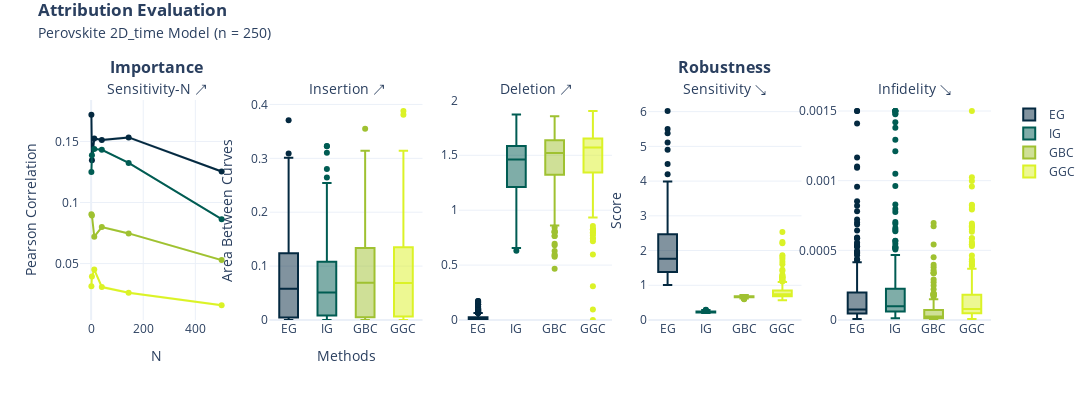

The notebook cell this image was saved under:
### Code cell
## Plot ##
import plotly.graph_objects as go
from plotly.subplots import make_subplots


def format_title(title, subtitle=None, subtitle_font_size=14):
    title = f"<b>{title}</b>"
    if not subtitle:
        return title
    subtitle = f'<span style="font-size: {subtitle_font_size}px;">{subtitle}</span>'
    return f"{title}<br>{subtitle}"


fig = make_subplots(
    rows=1,
    cols=5,
    subplot_titles=(
        format_title("Importance", "Sensitivity-N " + "\u2197",),
        format_title("", "Insertion " + "\u2197",),
        format_title("", "Deletion " + "\u2197",),
        format_title("Robustness", "Sensitivity " + "\u2198",),
        format_title("", "Infidelity " + "\u2198",),
    ),
)


fig.add_trace(
    go.Scatter(
        y=sensN[0].mean(0),
        x=n_list,
        name="EG",
        marker_color="#042940",
        showlegend=False,
        mode="lines+markers",
    ),
    row=1,
    col=1,
)

fig.add_traces(
    [
        go.Scatter(
            x=n_list,
            y=sensN[0].mean(0)
            + 1.960 * (np.std(sensN[0], axis=0) / sensN[0].shape[0]),
            mode="lines",
            line_color="rgba(0,0,0,0)",
            showlegend=False,
        ),
        go.Scatter(
            x=n_list,
            y=sensN[0].mean(0)
            - 1.960 * (np.std(sensN[0], axis=0) / sensN[0].shape[0]),
            mode="lines",
            line_color="rgba(0,0,0,0)",
            name="95% confidence interval",
            showlegend=False,
            fill="tonexty",
            fillcolor="rgba(4,41,64,0.2)",
        ),
    ]
)

fig.add_trace(
    go.Scatter(
        y=sensN[1].mean(0),
        x=n_list,
        name="IG",
        marker_color="#005C53",
        showlegend=False,
        mode="lines+markers",
    ),
    row=1,
    col=1,
)

fig.add_traces(
    [
        go.Scatter(
            x=n_list,
            y=sensN[1].mean(0)
            + 1.960 * (np.std(sensN[1], axis=0) / sensN[1].shape[0]),
            mode="lines",
            line_color="rgba(0,0,0,0)",
            showlegend=False,
        ),
        go.Scatter(
            x=n_list,
            y=sensN[1].mean(0)
            - 1.960 * (np.std(sensN[1], axis=0) / sensN[1].shape[0]),
            mode="lines",
            line_color="rgba(0,0,0,0)",
            name="95% confidence interval",
            showlegend=False,
            fill="tonexty",
            fillcolor="rgba(0,92,83,0.2)",
        ),
    ]
)

fig.add_trace(
    go.Scatter(
        y=sensN[2].mean(0),
        x=n_list,
        name="GBC",
        marker_color="#9FC131",
        showlegend=False,
        mode="lines+markers",
    ),
    row=1,
    col=1,
)

fig.add_traces(
    [
        go.Scatter(
            x=n_list,
            y=sensN[2].mean(0)
            + 1.960 * (np.std(sensN[2], axis=0) / sensN[2].shape[0]),
            mode="lines",
            line_color="rgba(0,0,0,0)",
            showlegend=False,
        ),
        go.Scatter(
            x=n_list,
            y=sensN[2].mean(0)
            - 1.960 * (np.std(sensN[2], axis=0) / sensN[2].shape[0]),
            mode="lines",
            line_color="rgba(0,0,0,0)",
            name="95% confidence interval",
            showlegend=False,
            fill="tonexty",
            fillcolor="rgba(159,193,49,0.2)",
        ),
    ]
)

fig.add_trace(
    go.Scatter(
        y=sensN[3].mean(0),
        x=n_list,
        name="GGC",
        marker_color="#DBF227",
        showlegend=False,
        mode="lines+markers",
    ),
    row=1,
    col=1,
)

fig.add_traces(
    [
        go.Scatter(
            x=n_list,
            y=sensN[3].mean(0)
            + 1.960 * (np.std(sensN[3], axis=0) / sensN[3].shape[0]),
            mode="lines",
            line_color="rgba(0,0,0,0)",
            showlegend=False,
        ),
        go.Scatter(
            x=n_list,
            y=sensN[3].mean(0)
            - 1.960 * (np.std(sensN[3], axis=0) / sensN[3].shape[0]),
            mode="lines",
            line_color="rgba(0,0,0,0)",
            name="95% confidence interval",
            showlegend=False,
            fill="tonexty",
            fillcolor="rgba(219,242,39,0.2)",
        ),
    ]
)

fig.add_trace(
    go.Box(y=ins_abc[0], name="EG", marker_color="#042940", showlegend=False),
    row=1,
    col=2,
)
fig.add_trace(
    go.Box(y=ins_abc[1], name="IG", marker_color="#005C53", showlegend=False),
    row=1,
    col=2,
)
fig.add_trace(
    go.Box(y=ins_abc[2], name="GBC", marker_color="#9FC131", showlegend=False),
    row=1,
    col=2,
)
fig.add_trace(
    go.Box(y=ins_abc[3], name="GGC", marker_color="#DBF227", showlegend=False),
    row=1,
    col=2,
)

fig.add_trace(
    go.Box(y=del_abc[0], name="EG", marker_color="#042940", showlegend=False),
    row=1,
    col=3,
)
fig.add_trace(
    go.Box(y=del_abc[1], name="IG", marker_color="#005C53", showlegend=False),
    row=1,
    col=3,
)
fig.add_trace(
    go.Box(y=del_abc[2], name="GBC", marker_color="#9FC131", showlegend=False),
    row=1,
    col=3,
)
fig.add_trace(
    go.Box(y=del_abc[3], name="GGC", marker_color="#DBF227", showlegend=False),
    row=1,
    col=3,
)

fig.add_trace(
    go.Box(y=sens[0].squeeze(), name="EG", marker_color="#042940"), row=1, col=4,
)
fig.add_trace(
    go.Box(y=sens[1].squeeze(), name="IG", marker_color="#005C53"), row=1, col=4,
)
fig.add_trace(
    go.Box(y=sens[2].squeeze(), name="GBC", marker_color="#9FC131"), row=1, col=4,
)
fig.add_trace(
    go.Box(y=sens[3].squeeze(), name="GGC", marker_color="#DBF227"), row=1, col=4,
)


fig.add_trace(
    go.Box(
        y=infid[0].squeeze(), name="EG", marker_color="#042940", showlegend=False
    ),
    row=1,
    col=5,
)
fig.add_trace(
    go.Box(
        y=infid[1].squeeze(), name="IG", marker_color="#005C53", showlegend=False
    ),
    row=1,
    col=5,
)
fig.add_trace(
    go.Box(
        y=infid[2].squeeze(), name="GBC", marker_color="#9FC131", showlegend=False
    ),
    row=1,
    col=5,
)
fig.add_trace(
    go.Box(
        y=infid[3].squeeze(), name="GGC", marker_color="#DBF227", showlegend=False
    ),
    row=1,
    col=5,
)


fig.update_xaxes(title="N", row=1, col=1)
fig.update_xaxes(title="Methods", row=1, col=2)

fig.update_yaxes(title="Pearson Correlation", row=1, col=1)
fig.update_yaxes(title="Area Between Curves", rangemode="tozero", row=1, col=2)
fig.update_yaxes(rangemode="tozero", row=1, col=3)
fig.update_yaxes(title="Score", rangemode="tozero", row=1, col=4)
fig.update_yaxes(rangemode="tozero", row=1, col=5)

fig.update_layout(
    title=format_title(
        "Attribution Evaluation",
        "Perovskite "+ dim +" Model (n = " + str(sensN[3].shape[0]) + ")",
    ),
    legend_title=None,
    legend={"traceorder": "normal"},
    title_y=0.96,
    title_x=0.035,
    template="plotly_white",
    height=400,
    width=1600,
)

fig.write_image("xai/images/" + dim + "/" + dim +"_eval.png", scale=2)

fig.show()

### Figure 1 — Plotly figure (JSON) as saved in the notebook; plotly's stock layout.template omitted (floating-point values rounded to 4 significant figures; data arrays with more than 128 entries replaced by an {"elided": "..."} marker saying what was removed)
{"data": [{"marker": {"color": "#042940"}, "mode": "lines+markers", "name": "EG", "showlegend": false, "type": "scatter", "x": [1, 3, 12, 41, 144, 501], "xaxis": "x", "y": [0.1718, 0.1346, 0.1524, 0.1511, 0.1533, 0.1254], "yaxis": "y"}, {"line": {"color": "rgba(0,0,0,0)"}, "mode": "lines", "showlegend": false, "type": "scatter", "x": [1, 3, 12, 41, 144, 501], "y": [0.1731, 0.1357, 0.1535, 0.1522, 0.1544, 0.1264]}, {"fill": "tonexty", "fillcolor": "rgba(4,41,64,0.2)", "line": {"color": "rgba(0,0,0,0)"}, "mode": "lines", "name": "95% confidence interval", "showlegend": false, "type": "scatter", "x": [1, 3, 12, 41, 144, 501], "y": [0.1706, 0.1335, 0.1514, 0.1501, 0.1522, 0.1244]}, {"marker": {"color": "#005C53"}, "mode": "lines+markers", "name": "IG", "showlegend": false, "type": "scatter", "x": [1, 3, 12, 41, 144, 501], "xaxis": "x", "y": [0.125, 0.1388, 0.1438, 0.1432, 0.1324, 0.08633], "yaxis": "y"}, {"line": {"color": "rgba(0,0,0,0)"}, "mode": "lines", "showlegend": false, "type": "scatter", "x": [1, 3, 12, 41, 144, 501], "y": [0.1262, 0.1398, 0.1447, 0.144, 0.1333, 0.08721]}, {"fill": "tonexty", "fillcolor": "rgba(0,92,83,0.2)", "line": {"color": "rgba(0,0,0,0)"}, "mode": "lines", "name": "95% confidence interval", "showlegend": false, "type": "scatter", "x": [1, 3, 12, 41, 144, 501], "y": [0.1237, 0.1377, 0.1428, 0.1423, 0.1315, 0.08545]}, {"marker": {"color": "#9FC131"}, "mode": "lines+markers", "name": "GBC", "showlegend": false, "type": "scatter", "x": [1, 3, 12, 41, 144, 501], "xaxis": "x", "y": [0.09038, 0.08942, 0.07199, 0.07989, 0.0747, 0.05286], "yaxis": "y"}, {"line": {"color": "rgba(0,0,0,0)"}, "mode": "lines", "showlegend": false, "type": "scatter", "x": [1, 3, 12, 41, 144, 501], "y": [0.09157, 0.09061, 0.07318, 0.08091, 0.07568, 0.05381]}, {"fill": "tonexty", "fillcolor": "rgba(159,193,49,0.2)", "line": {"color": "rgba(0,0,0,0)"}, "mode": "lines", "name": "95% confidence interval", "showlegend": false, "type": "scatter", "x": [1, 3, 12, 41, 144, 501], "y": [0.0892, 0.08824, 0.07079, 0.07887, 0.07372, 0.05191]}, {"marker": {"color": "#DBF227"}, "mode": "lines+markers", "name": "GGC", "showlegend": false, "type": "scatter", "x": [1, 3, 12, 41, 144, 501], "xaxis": "x", "y": [0.03147, 0.03935, 0.04513, 0.03081, 0.02609, 0.01589], "yaxis": "y"}, {"line": {"color": "rgba(0,0,0,0)"}, "mode": "lines", "showlegend": false, "type": "scatter", "x": [1, 3, 12, 41, 144, 501], "y": [0.03271, 0.04051, 0.0463, 0.03202, 0.0271, 0.01681]}, {"fill": "tonexty", "fillcolor": "rgba(219,242,39,0.2)", "line": {"color": "rgba(0,0,0,0)"}, "mode": "lines", "name": "95% confidence interval", "showlegend": false, "type": "scatter", "x": [1, 3, 12, 41, 144, 501], "y": [0.03023, 0.03818, 0.04397, 0.02961, 0.02507, 0.01497]}, {"marker": {"color": "#042940"}, "name": "EG", "showlegend": false, "type": "box", "xaxis": "x2", "y": {"elided": "250 float values"}, "yaxis": "y2"}, {"marker": {"color": "#005C53"}, "name": "IG", "showlegend": false, "type": "box", "xaxis": "x2", "y": {"elided": "250 float values"}, "yaxis": "y2"}, {"marker": {"color": "#9FC131"}, "name": "GBC", "showlegend": false, "type": "box", "xaxis": "x2", "y": {"elided": "250 float values"}, "yaxis": "y2"}, {"marker": {"color": "#DBF227"}, "name": "GGC", "showlegend": false, "type": "box", "xaxis": "x2", "y": {"elided": "250 float values"}, "yaxis": "y2"}, {"marker": {"color": "#042940"}, "name": "EG", "showlegend": false, "type": "box", "xaxis": "x3", "y": {"elided": "250 float values"}, "yaxis": "y3"}, {"marker": {"color": "#005C53"}, "name": "IG", "showlegend": false, "type": "box", "xaxis": "x3", "y": {"elided": "250 float values"}, "yaxis": "y3"}, {"marker": {"color": "#9FC131"}, "name": "GBC", "showlegend": false, "type": "box", "xaxis": "x3", "y": {"elided": "250 float values"}, "yaxis": "y3"}, {"marker": {"color": "#DBF227"}, "name": "GGC", "showlegend": false, "type": "box", "xaxis": "x3", "y": {"elided": "250 float values"}, "yaxis": "y3"}, {"marker": {"color": "#042940"}, "name": "EG", "type": "box", "xaxis": "x4", "y": {"elided": "250 float values"}, "yaxis": "y4"}, {"marker": {"color": "#005C53"}, "name": "IG", "type": "box", "xaxis": "x4", "y": {"elided": "250 float values"}, "yaxis": "y4"}, {"marker": {"color": "#9FC131"}, "name": "GBC", "type": "box", "xaxis": "x4", "y": {"elided": "250 float values"}, "yaxis": "y4"}, {"marker": {"color": "#DBF227"}, "name": "GGC", "type": "box", "xaxis": "x4", "y": {"elided": "250 float values"}, "yaxis": "y4"}, {"marker": {"color": "#042940"}, "name": "EG", "showlegend": false, "type": "box", "xaxis": "x5", "y": {"elided": "250 float values"}, "yaxis": "y5"}, {"marker": {"color": "#005C53"}, "name": "IG", "showlegend": false, "type": "box", "xaxis": "x5", "y": {"elided": "250 float values"}, "yaxis": "y5"}, {"marker": {"color": "#9FC131"}, "name": "GBC", "showlegend": false, "type": "box", "xaxis": "x5", "y": {"elided": "250 float values"}, "yaxis": "y5"}, {"marker": {"color": "#DBF227"}, "name": "GGC", "showlegend": false, "type": "box", "xaxis": "x5", "y": {"elided": "250 float values"}, "yaxis": "y5"}], "layout": {"annotations": [{"font": {"size": 16}, "showarrow": false, "text": "<b>Importance</b><br><span style=\"font-size: 14px;\">Sensitivity-N ↗</span>", "x": 0.084, "xanchor": "center", "xref": "paper", "y": 1, "yanchor": "bottom", "yref": "paper"}, {"font": {"size": 16}, "showarrow": false, "text": "<b></b><br><span style=\"font-size: 14px;\">Insertion ↗</span>", "x": 0.292, "xanchor": "center", "xref": "paper", "y": 1, "yanchor": "bottom", "yref": "paper"}, {"font": {"size": 16}, "showarrow": false, "text": "<b></b><br><span style=\"font-size: 14px;\">Deletion ↗</span>", "x": 0.5, "xanchor": "center", "xref": "paper", "y": 1, "yanchor": "bottom", "yref": "paper"}, {"font": {"size": 16}, "showarrow": false, "text": "<b>Robustness</b><br><span style=\"font-size: 14px;\">Sensitivity ↘</span>", "x": 0.708, "xanchor": "center", "xref": "paper", "y": 1, "yanchor": "bottom", "yref": "paper"}, {"font": {"size": 16}, "showarrow": false, "text": "<b></b><br><span style=\"font-size: 14px;\">Infidelity ↘</span>", "x": 0.916, "xanchor": "center", "xref": "paper", "y": 1, "yanchor": "bottom", "yref": "paper"}], "height": 400, "legend": {"title": {}, "traceorder": "normal"}, "title": {"text": "<b>Attribution Evaluation</b><br><span style=\"font-size: 14px;\">Perovskite 2D_time Model (n = 250)</span>", "x": 0.035, "y": 0.96}, "width": 1600, "xaxis": {"anchor": "y", "domain": [0, 0.168], "title": {"text": "N"}}, "xaxis2": {"anchor": "y2", "domain": [0.208, 0.376], "title": {"text": "Methods"}}, "xaxis3": {"anchor": "y3", "domain": [0.416, 0.584]}, "xaxis4": {"anchor": "y4", "domain": [0.624, 0.792]}, "xaxis5": {"anchor": "y5", "domain": [0.832, 1]}, "yaxis": {"anchor": "x", "domain": [0, 1], "title": {"text": "Pearson Correlation"}}, "yaxis2": {"anchor": "x2", "domain": [0, 1], "rangemode": "tozero", "title": {"text": "Area Between Curves"}}, "yaxis3": {"anchor": "x3", "domain": [0, 1], "rangemode": "tozero"}, "yaxis4": {"anchor": "x4", "domain": [0, 1], "rangemode": "tozero", "title": {"text": "Score"}}, "yaxis5": {"anchor": "x5", "domain": [0, 1], "rangemode": "tozero"}}}
